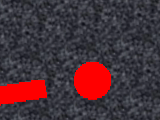
%> input picture TestParrotDownwardCircleImage.png, 160 x 120 px
$ octave landingpad_centering_algorithm.m   (GNU Octave 9; MATLAB toolbox functions it lacks are replaced by stand-ins)
%> lines starting %> are read from the running program, lines starting %| are printed output that depends on the picture; in (x1, y1, x2, y2) boxes, pixels count from 0 and x2, y2 are one past the last pixel; in counts of white or black regions, pixels touching at a corner belong together; the program's own positions count from 1
% Landingpad Centering Algorithm
clc, clear, close all

test_image = imread("TestParrotDownwardCircleImage.png");
%> test_image is the input picture: size 120x160x3 uint8; mean R, G, B 74.9, 49.4, 56.8
blurred_image = imgaussfilt(test_image, 2);
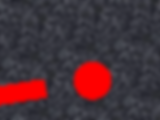
%> blurred_image: size 120x160x3 uint8; mean R, G, B 74.9, 49.4, 56.8; mean of the top-left, top-right, bottom-left and bottom-right quarters 57.6, 57.4, 63.6, 62.9
[centers, radii] = imfindcircles(blurred_image, [15 25])
%> centers = [93.15 80.2]; radii = 17.92
%imshow(blurred_image)

screen_middle = int32([(160 / 2), (120 / 2)]);
circle_image = insertShape(blurred_image, "circle", [80, 60, 10], LineWidth=2);
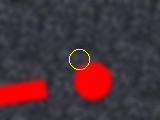
%> circle_image: size 120x160x3 uint8; 0.29% of pixels changed, all inside (x1, y1, x2, y2) = (69, 49, 90, 70)
imshow(circle_image)

hold on
viscircles(centers, radii, 'EdgeColor', 'b');
converted_vector = int32(centers);
%> converted_vector = [93 80]
plot(converted_vector(1), converted_vector(2), 'g+', 'MarkerSize', 30, 'LineWidth', 2);

% Plotting the Screen's Center and the Optimal Area to begin landing
plot(screen_middle(1), screen_middle(2), 'g+', 'MarkerSize', 30, 'LineWidth', 2);
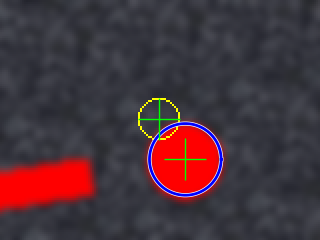
%> figure redrawn from the program's plot data; shown 2 times larger

errorx = 80 - converted_vector(1)
%> errorx = -13
errory = 60 - converted_vector(2)
%> errory = -20

$ run again, with TestParrotDownwardImage.png copied over TestParrotDownwardCircleImage.png
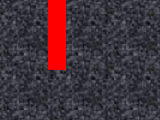
%> input picture TestParrotDownwardImage.png, 160 x 120 px
%> test_image is the input picture: size 120x160x3 uint8; mean R, G, B 67.3, 51.6, 59.4
%> centers = [80.5 60.5]; radii = 15.36
%> `circle_image = insertShape(blurred_image, "circle", [80, 60, 10], Line..`:
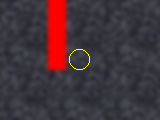
%> circle_image: size 120x160x3 uint8; mean R, G, B 67.9, 52.1, 59.2
%> converted_vector = [80 60]
%> `plot(screen_middle(1), screen_middle(2), 'g+', 'MarkerSize', 30, 'Line..`:
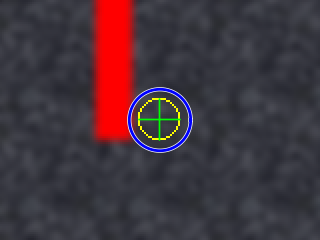
%> figure redrawn from the program's plot data; shown 2 times larger
%> errorx = 0
